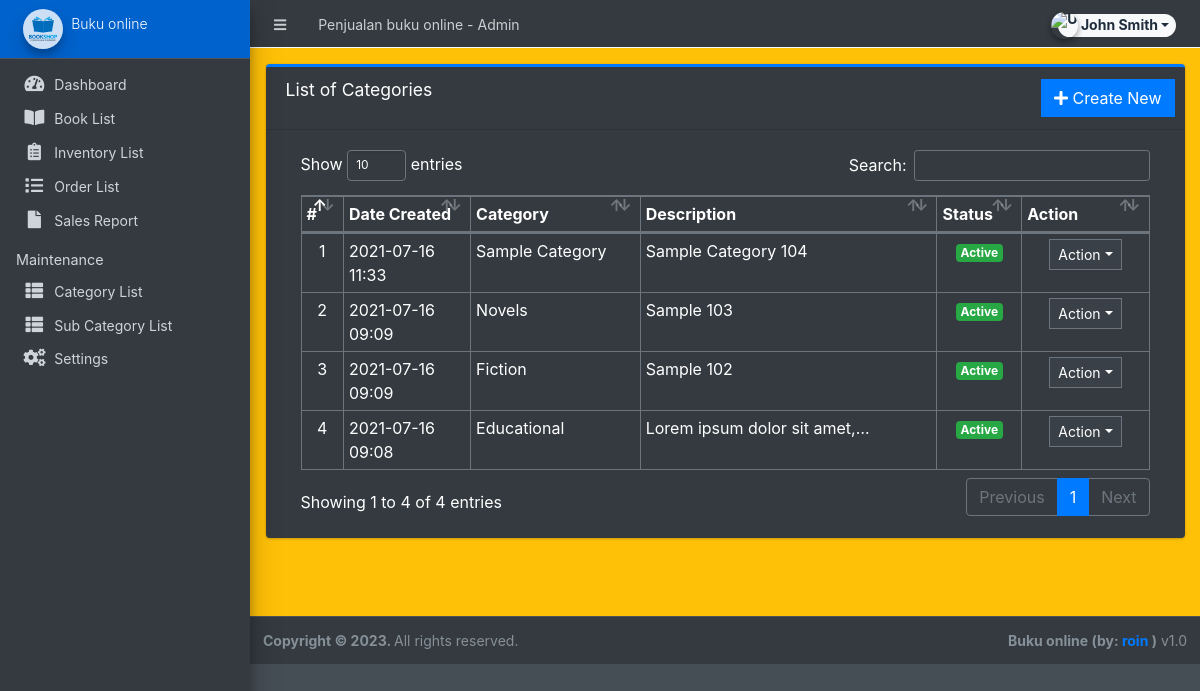
Screenshot of /admin/?page=maintenance/category (signed in) with the database file from the repository.
### tables this page shows
CREATE TABLE `categories` (
  `id` int(30) NOT NULL,
  `category` varchar(250) NOT NULL,
  `description` text DEFAULT NULL,
  `status` tinyint(1) NOT NULL DEFAULT 1,
  `date_created` datetime NOT NULL DEFAULT current_timestamp()
);

### admin/maintenance/category.php (the view, shortened to what this page needs)
<div class="card card-outline card-primary">
	<div class="card-header">
		<h3 class="card-title">List of Categories</h3>
		<div class="card-tools">
			<a href="?page=maintenance/manage_category" class="btn btn-flat btn-primary"><span class="fas fa-plus"></span>  Create New</a>
		</div>
	</div>
	<div class="card-body">
		<div class="container-fluid">
        <div class="container-fluid">
			<table class="table table-bordered table-stripped">
				<colgroup>
					<col width="5%">
					<col width="15%">
					<col width="20%">
					<col width="35%">
					<col width="10%">
					<col width="15%">
				</colgroup>
				<thead>
					<tr>
						<th>#</th>
						<th>Date Created</th>
						<th>Category</th>
						<th>Description</th>
						<th>Status</th>
						<th>Action</th>
					</tr>
				</thead>
				<tbody>
					<?php
					$i = 1;
						$qry = $conn->query("SELECT * from `categories` order by unix_timestamp(date_created) desc ");
						while($row = $qry->fetch_assoc()):
                            $row['description'] = strip_tags(stripslashes(html_entity_decode($row['description'])));
					?>
						<tr>
							<td class="text-center"><?php echo $i++; ?></td>
							<td><?php echo date("Y-m-d H:i",strtotime($row['date_created'])) ?></td>
							<td><?php echo $row['category'] ?></td>
							<td ><p class="truncate-1 m-0"><?php echo $row['description'] ?></p></td>
							<td class="text-center">
                                <?php if($row['status'] == 1): ?>
                                    <span class="badge badge-success">Active</span>
                                <?php else: ?>
                                    <span class="badge badge-danger">Inactive</span>
                                <?php endif; ?>
                            </td>
							<td align="center">
								 <button type="button" class="btn btn-flat btn-default btn-sm dropdown-toggle dropdown-icon" data-toggle="dropdown">
				                  		Action
				                  </button>
							</td>
						</tr>
					<?php endwhile; ?>
				</tbody>
			</table>
		</div>
		</div>
	</div>
</div>

### rows the page displays
categories: date_created "2021-07-16 11:33", category "Sample Category", description "Sample Category 104", status "Active"
categories: date_created "2021-07-16 09:09", category "Novels", description "Sample 103", status "Active"
categories: date_created "2021-07-16 09:09", category "Fiction", description "Sample 102", status "Active"
categories: date_created "2021-07-16 09:08", category "Educational", description "Lorem ipsum dolor sit…", status "Active"

### other values shown
$_settings->info('name') "Penjualan buku online"
$_settings->userdata('firstname').' '.$_settings->userdata('lastname') "John Smith"
$_settings->info('short_name') "Buku online"
